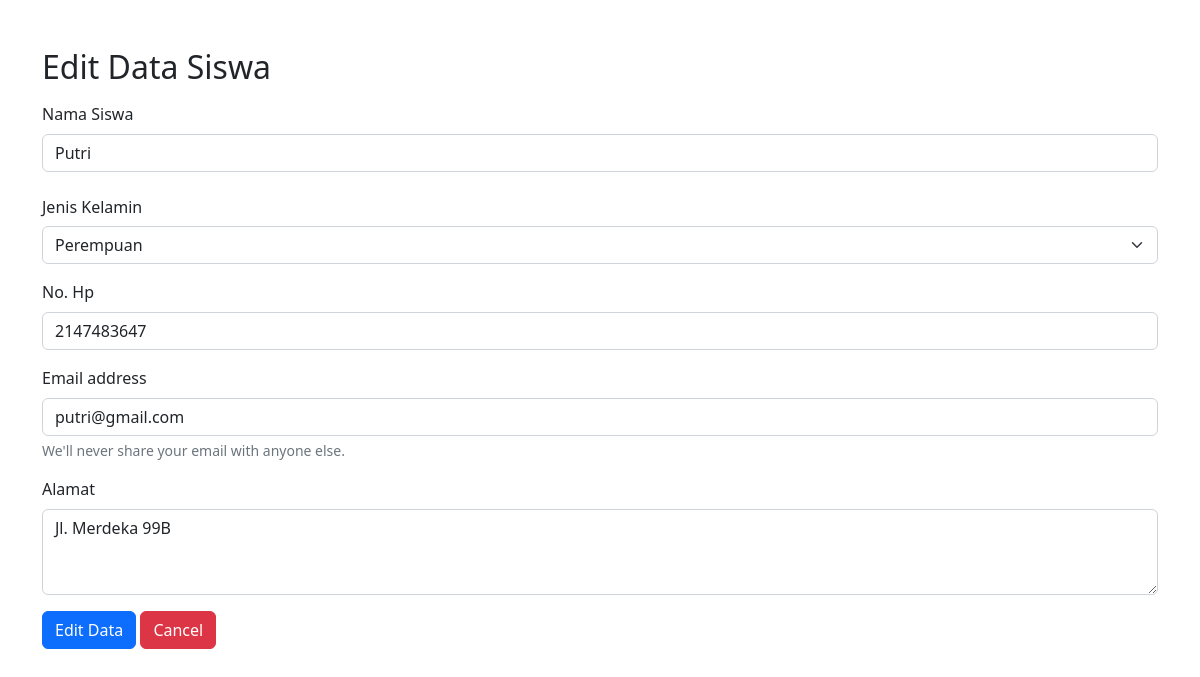
The page /edit.php?edit=23 on the database its author committed.
### tables this page shows
CREATE TABLE `siswa` (
  `id_siswa` int(11) NOT NULL,
  `nama_siswa` varchar(30) NOT NULL,
  `alamat_siswa` varchar(150) NOT NULL,
  `email_siswa` varchar(25) NOT NULL,
  `jenis_kelamin` varchar(20) NOT NULL,
  `nomor_hp` int(20) NOT NULL
);

### edit.php (the view, shortened to what this page needs)
<?php
include 'koneksi.php';
if(isset($_GET['edit'])){
    $id_siswa = $_GET['edit'];
    $query = "select * from siswa where id_siswa = $id_siswa";
    $sql = mysqli_query($conn, $query);
    $result = mysqli_fetch_array($sql);
    $nama_siswa = $result['nama_siswa'];
    $jenis_kelamin = $result['jenis_kelamin'];
    $nomor_hp = $result['nomor_hp'];
    $email_siswa = $result['email_siswa'];
    $alamat_siswa = $result['alamat_siswa'];
}
?>
<!DOCTYPE html>
<html lang="en">
  <head>
    <link
      href="https://cdn.jsdelivr.net/npm/bootstrap@5.2.3/dist/css/bootstrap.min.css"
      rel="stylesheet"
    />
  </head>
  <body>
    <div class="container pt-5">
      <h2>Edit Data Siswa</h2>
      <form method="POST" action="proses-edit.php" class="mt-3">
        <div class="mb-3">
          <label for="nama_siswa" class="form-label">Nama Siswa</label>
          <input
            type="text"
            class="form-control"
            id="nama_siswa"
            placeholder="Budi"
            name="nama_siswa"
            value="<?php echo $nama_siswa ?>"
          />
        </div>
        <div class="mb-3 row">
          <label for="jenis_kelamin" class="col-sm-2 col-form-label"
          >Jenis Kelamin</label
          >
          <div>
            <select required class="form-select" id="jenis_kelamin" name="jenis_kelamin">
              <option <?php if($jenis_kelamin == "Perempuan"){ echo "selected";} ?> value="Perempuan">Perempuan</option>
            </select>
          </div>
        </div>
        <div class="mb-3">
          <label for="nomor_hp" class="form-label">No. Hp</label>
          <input
            type="number"
            class="form-control"
            id="nomor_hp"
            placeholder="08888"
            name="nomor_hp"
            value="<?php echo $nomor_hp?>"
          />
        </div>
        <div class="mb-3">
          <label for="email_siswa" class="form-label">Email address</label>
          <input
            type="text"
            class="form-control"
            id="email_siswa"
            aria-describedby="emailHelp"
            placeholder="example@co.com"
            name="email_siswa"
            value="<?php echo $email_siswa?>"
          />
          <div id="emailHelp" class="form-text">
            We'll never share your email with anyone else.
          </div>
        </div>
        <div class="mb-3">
          <label for="alamat_siswa" class="form-label"
            >Alamat</label
          >
          <textarea
            class="form-control"
            id="alamat_siswa"
            rows="3"
            name="alamat_siswa"
            placeholder="Jl. Pahlawan 12X"
          ><?php echo $alamat_siswa ?></textarea>
        </div>
        <input type="submit" class="btn btn-primary" name="edit" value="Edit Data"></input>
        <a href="index.php" class="btn btn-danger">Cancel</a>
      </form>
    </div>
  </body>
</html>

### rows shown on the page
siswa: nama_siswa "Putri", jenis_kelamin "Perempuan", nomor_hp "2147483647", email_siswa "putri@gmail.com", alamat_siswa "Jl. Merdeka 99B"
